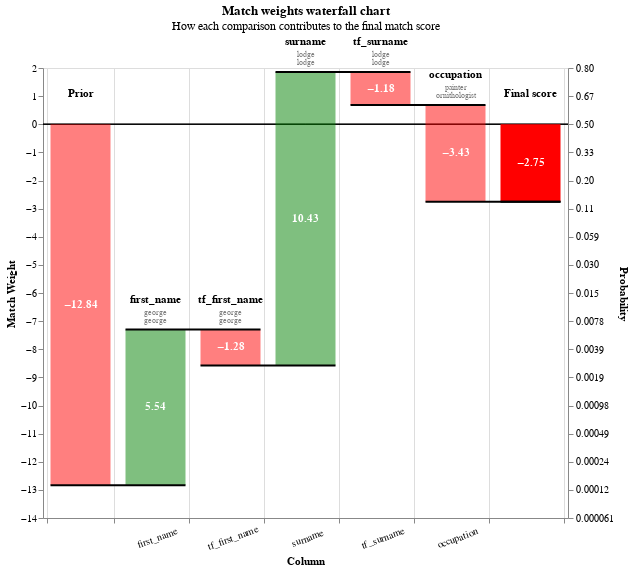

Source (notebook cell):
### Code cell
# Some of the false negatives will be because they weren't detected by the blocking rules
records = linker.prediction_errors_from_labels_column(
    "cluster",
    threshold=0.5,
    include_false_negatives=True,
    include_false_positives=False,
).as_record_dict(limit=50)

linker.waterfall_chart(records)

### Figure 1 — Vega-Lite specification as saved in the notebook (floating-point values rounded to 4 significant figures; data arrays with more than 128 entries replaced by an {"elided": "..."} marker saying what was removed)
{"config": {"view": {"continuousWidth": 400, "continuousHeight": 300}}, "layer": [{"layer": [{"mark": "rule", "encoding": {"color": {"value": "black"}, "size": {"value": 0.5}, "y": {"field": "zero", "type": "quantitative"}}}, {"mark": {"type": "bar", "width": 60}, "encoding": {"color": {"condition": {"test": "(datum.log2_bayes_factor < 0)", "value": "red"}, "value": "green"}, "opacity": {"condition": {"test": "datum.column_name == 'Prior match weight' || datum.column_name == 'Final score'", "value": 1}, "value": 0.5}, "tooltip": [{"field": "column_name", "title": "Comparison column", "type": "nominal"}, {"field": "value_l", "title": "Value (L)", "type": "nominal"}, {"field": "value_r", "title": "Value (R)", "type": "nominal"}, {"field": "label_for_charts", "title": "Label", "type": "ordinal"}, {"field": "sql_condition", "title": "SQL condition", "type": "nominal"}, {"field": "comparison_vector_value", "title": "Comparison vector value", "type": "nominal"}, {"field": "bayes_factor", "format": ",.4f", "title": "Bayes factor = m/u", "type": "quantitative"}, {"field": "log2_bayes_factor", "format": ",.4f", "title": "Match weight = log2(m/u)", "type": "quantitative"}, {"field": "prob", "format": ".4f", "title": "Cumulative match probability", "type": "quantitative"}, {"field": "bayes_factor_description", "title": "Match weight description", "type": "nominal"}], "x": {"axis": {"grid": true, "labelAlign": "center", "labelAngle": -20, "labelExpr": "datum.value == 'Prior' || datum.value == 'Final score' ? '' : datum.value", "labelPadding": 10, "tickBand": "extent", "title": "Column"}, "field": "column_name", "sort": {"field": "bar_sort_order", "order": "ascending"}, "type": "nominal"}, "y": {"axis": {"grid": false, "orient": "left", "title": "Match Weight"}, "field": "previous_sum", "type": "quantitative"}, "y2": {"field": "sum"}}}, {"mark": {"type": "text", "fontWeight": "bold"}, "encoding": {"color": {"value": "white"}, "text": {"condition": {"test": "abs(datum.log2_bayes_factor) > 1", "field": "log2_bayes_factor", "format": ".2f", "type": "nominal"}, "value": ""}, "x": {"axis": {"labelAngle": -20, "title": "Column"}, "field": "column_name", "sort": {"field": "bar_sort_order", "order": "ascending"}, "type": "nominal"}, "y": {"axis": {"orient": "left"}, "field": "center", "type": "quantitative"}}}, {"mark": {"type": "text", "baseline": "bottom", "dy": -25, "fontWeight": "bold"}, "encoding": {"color": {"value": "black"}, "text": {"field": "column_name", "type": "nominal"}, "x": {"axis": {"labelAngle": -20, "title": "Column"}, "field": "column_name", "sort": {"field": "bar_sort_order", "order": "ascending"}, "type": "nominal"}, "y": {"field": "sum_top", "type": "quantitative"}}}, {"mark": {"type": "text", "baseline": "bottom", "dy": -13, "fontSize": 8}, "encoding": {"color": {"value": "grey"}, "text": {"field": "value_l", "type": "nominal"}, "x": {"axis": {"labelAngle": -20, "title": "Column"}, "field": "column_name", "sort": {"field": "bar_sort_order", "order": "ascending"}, "type": "nominal"}, "y": {"field": "sum_top", "type": "quantitative"}}}, {"mark": {"type": "text", "baseline": "bottom", "dy": -5, "fontSize": 8}, "encoding": {"color": {"value": "grey"}, "text": {"field": "value_r", "type": "nominal"}, "x": {"axis": {"labelAngle": -20, "title": "Column"}, "field": "column_name", "sort": {"field": "bar_sort_order", "order": "ascending"}, "type": "nominal"}, "y": {"field": "sum_top", "type": "quantitative"}}}]}, {"mark": {"type": "rule", "color": "black", "strokeWidth": 2, "x2Offset": 30, "xOffset": -30}, "encoding": {"x": {"axis": {"labelAngle": -20, "title": "Column"}, "field": "column_name", "sort": {"field": "bar_sort_order", "order": "ascending"}, "type": "nominal"}, "x2": {"field": "lead"}, "y": {"axis": {"labelExpr": "format(1 / (1 + pow(2, -1*datum.value)), '.2r')", "orient": "right", "title": "Probability"}, "field": "sum", "scale": {"zero": false}, "type": "quantitative"}}}], "data": {"name": "data-c8badbf8dab33db87da8f8ed7abe0c38"}, "height": 450, "params": [{"name": "record_number", "bind": {"input": "range", "max": 49, "min": 0, "step": 1}, "value": 0}], "resolve": {"axis": {"y": "independent"}}, "title": {"text": "Match weights waterfall chart", "subtitle": "How each comparison contributes to the final match score"}, "transform": [{"filter": "(datum.record_number == record_number)"}, {"filter": "(datum.bayes_factor !== 1.0)"}, {"window": [{"op": "sum", "field": "log2_bayes_factor", "as": "sum"}, {"op": "lead", "field": "column_name", "as": "lead"}], "frame": [null, 0]}, {"calculate": "datum.column_name === \"Final score\" ? datum.sum - datum.log2_bayes_factor : datum.sum", "as": "sum"}, {"calculate": "datum.lead === null ? datum.column_name : datum.lead", "as": "lead"}, {"calculate": "datum.column_name === \"Final score\" || datum.column_name === \"Prior match weight\" ? 0 : datum.sum - datum.log2_bayes_factor", "as": "previous_sum"}, {"calculate": "datum.sum > datum.previous_sum ? datum.column_name : \"\"", "as": "top_label"}, {"calculate": "datum.sum < datum.previous_sum ? datum.column_name : \"\"", "as": "bottom_label"}, {"calculate": "datum.sum > datum.previous_sum ? datum.sum : datum.previous_sum", "as": "sum_top"}, {"calculate": "datum.sum < datum.previous_sum ? datum.sum : datum.previous_sum", "as": "sum_bottom"}, {"calculate": "(datum.sum + datum.previous_sum) / 2", "as": "center"}, {"calculate": "(datum.log2_bayes_factor > 0 ? \"+\" : \"\") + datum.log2_bayes_factor", "as": "text_log2_bayes_factor"}, {"calculate": "datum.sum < datum.previous_sum ? 4 : -4", "as": "dy"}, {"calculate": "datum.sum < datum.previous_sum ? \"top\" : \"bottom\"", "as": "baseline"}, {"calculate": "1. / (1 + pow(2, -1.*datum.sum))", "as": "prob"}, {"calculate": "0*datum.sum", "as": "zero"}], "width": {"step": 75}, "$schema": "https://vega.github.io/schema/vega-lite/v5.9.3.json", "datasets": {"data-c8badbf8dab33db87da8f8ed7abe0c38": {"elided": "650 records"}}}
